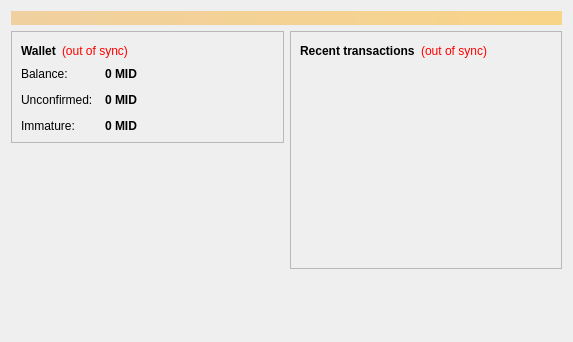
<?xml version="1.0" encoding="UTF-8"?>
<ui version="4.0">
 <class>OverviewPage</class>
 <widget class="QWidget" name="OverviewPage">
  <property name="geometry">
   <rect>
    <x>0</x>
    <y>0</y>
    <width>573</width>
    <height>342</height>
   </rect>
  </property>
  <property name="windowTitle">
   <string>Form</string>
  </property>
  <layout class="QVBoxLayout" name="topLayout">
   <item>
    <widget class="QLabel" name="labelAlerts">
     <property name="visible">
      <bool>false</bool>
     </property>
     <property name="styleSheet">
      <string notr="true">background-color: qlineargradient(x1: 0, y1: 0, x2: 1, y2: 0, stop:0 #F0D0A0, stop:1 #F8D488); color:#000000;</string>
     </property>
     <property name="wordWrap">
      <bool>true</bool>
     </property>
     <property name="margin">
      <number>3</number>
     </property>
    </widget>
   </item>
   <item>
    <layout class="QHBoxLayout" name="horizontalLayout" stretch="1,1">
     <item>
      <layout class="QVBoxLayout" name="verticalLayout_2">
       <item>
        <widget class="QFrame" name="frame">
         <property name="frameShape">
          <enum>QFrame::StyledPanel</enum>
         </property>
         <property name="frameShadow">
          <enum>QFrame::Raised</enum>
         </property>
         <layout class="QVBoxLayout" name="verticalLayout_4">
          <item>
           <layout class="QHBoxLayout" name="horizontalLayout_4">
            <item>
             <widget class="QLabel" name="label_5">
              <property name="font">
               <font>
                <weight>75</weight>
                <bold>true</bold>
               </font>
              </property>
              <property name="text">
               <string>Wallet</string>
              </property>
             </widget>
            </item>
            <item>
             <widget class="QLabel" name="labelWalletStatus">
              <property name="toolTip">
               <string>The displayed information may be out of date. Your wallet automatically synchronizes with the MidasCoin network after a connection is established, but this process has not completed yet.</string>
              </property>
              <property name="styleSheet">
               <string notr="true">QLabel { color: red; }</string>
              </property>
              <property name="text">
               <string notr="true">(out of sync)</string>
              </property>
              <property name="alignment">
               <set>Qt::AlignLeading|Qt::AlignLeft|Qt::AlignVCenter</set>
              </property>
             </widget>
            </item>
            <item>
             <spacer name="horizontalSpacer_2">
              <property name="orientation">
               <enum>Qt::Horizontal</enum>
              </property>
              <property name="sizeHint" stdset="0">
               <size>
                <width>40</width>
                <height>20</height>
               </size>
              </property>
             </spacer>
            </item>
           </layout>
          </item>
          <item>
           <layout class="QFormLayout" name="formLayout_2">
            <property name="fieldGrowthPolicy">
             <enum>QFormLayout::AllNonFixedFieldsGrow</enum>
            </property>
            <property name="horizontalSpacing">
             <number>12</number>
            </property>
            <property name="verticalSpacing">
             <number>12</number>
            </property>
            <item row="0" column="0">
             <widget class="QLabel" name="label">
              <property name="text">
               <string>Balance:</string>
              </property>
             </widget>
            </item>
            <item row="0" column="1">
             <widget class="QLabel" name="labelBalance">
              <property name="font">
               <font>
                <weight>75</weight>
                <bold>true</bold>
               </font>
              </property>
              <property name="cursor">
               <cursorShape>IBeamCursor</cursorShape>
              </property>
              <property name="toolTip">
               <string>Your current balance</string>
              </property>
              <property name="text">
               <string notr="true">0 MID</string>
              </property>
              <property name="textInteractionFlags">
               <set>Qt::LinksAccessibleByMouse|Qt::TextSelectableByKeyboard|Qt::TextSelectableByMouse</set>
              </property>
             </widget>
            </item>
            <item row="1" column="0">
             <widget class="QLabel" name="label_3">
              <property name="text">
               <string>Unconfirmed:</string>
              </property>
             </widget>
            </item>
            <item row="1" column="1">
             <widget class="QLabel" name="labelUnconfirmed">
              <property name="font">
               <font>
                <weight>75</weight>
                <bold>true</bold>
               </font>
              </property>
              <property name="cursor">
               <cursorShape>IBeamCursor</cursorShape>
              </property>
              <property name="toolTip">
               <string>Total of transactions that have yet to be confirmed, and do not yet count toward the current balance</string>
              </property>
              <property name="text">
               <string notr="true">0 MID</string>
              </property>
              <property name="textInteractionFlags">
               <set>Qt::LinksAccessibleByMouse|Qt::TextSelectableByKeyboard|Qt::TextSelectableByMouse</set>
              </property>
             </widget>
            </item>
            <item row="2" column="0">
             <widget class="QLabel" name="labelImmatureText">
              <property name="text">
               <string>Immature:</string>
              </property>
             </widget>
            </item>
            <item row="2" column="1">
             <widget class="QLabel" name="labelImmature">
              <property name="font">
               <font>
                <weight>75</weight>
                <bold>true</bold>
               </font>
              </property>
              <property name="toolTip">
               <string>Mined balance that has not yet matured</string>
              </property>
              <property name="text">
               <string notr="true">0 MID</string>
              </property>
              <property name="textInteractionFlags">
               <set>Qt::LinksAccessibleByMouse|Qt::TextSelectableByKeyboard|Qt::TextSelectableByMouse</set>
              </property>
             </widget>
            </item>
           </layout>
          </item>
         </layout>
        </widget>
       </item>
       <item>
        <spacer name="verticalSpacer">
         <property name="orientation">
          <enum>Qt::Vertical</enum>
         </property>
         <property name="sizeHint" stdset="0">
          <size>
           <width>20</width>
           <height>40</height>
          </size>
         </property>
        </spacer>
       </item>
      </layout>
     </item>
     <item>
      <layout class="QVBoxLayout" name="verticalLayout_3">
       <item>
        <widget class="QFrame" name="frame_2">
         <property name="frameShape">
          <enum>QFrame::StyledPanel</enum>
         </property>
         <property name="frameShadow">
          <enum>QFrame::Raised</enum>
         </property>
         <layout class="QVBoxLayout" name="verticalLayout">
          <item>
           <layout class="QHBoxLayout" name="horizontalLayout_2">
            <item>
             <widget class="QLabel" name="label_4">
              <property name="text">
               <string>&lt;b&gt;Recent transactions&lt;/b&gt;</string>
              </property>
             </widget>
            </item>
            <item>
             <widget class="QLabel" name="labelTransactionsStatus">
              <property name="toolTip">
               <string>The displayed information may be out of date. Your wallet automatically synchronizes with the MidasCoin network after a connection is established, but this process has not completed yet.</string>
              </property>
              <property name="styleSheet">
               <string notr="true">QLabel { color: red; }</string>
              </property>
              <property name="text">
               <string notr="true">(out of sync)</string>
              </property>
              <property name="alignment">
               <set>Qt::AlignRight|Qt::AlignTrailing|Qt::AlignVCenter</set>
              </property>
             </widget>
            </item>
            <item>
             <spacer name="horizontalSpacer">
              <property name="orientation">
               <enum>Qt::Horizontal</enum>
              </property>
              <property name="sizeHint" stdset="0">
               <size>
                <width>40</width>
                <height>20</height>
               </size>
              </property>
             </spacer>
            </item>
           </layout>
          </item>
          <item>
           <widget class="QListView" name="listTransactions">
            <property name="styleSheet">
             <string notr="true">QListView { background: transparent; }</string>
            </property>
            <property name="frameShape">
             <enum>QFrame::NoFrame</enum>
            </property>
            <property name="verticalScrollBarPolicy">
             <enum>Qt::ScrollBarAlwaysOff</enum>
            </property>
            <property name="horizontalScrollBarPolicy">
             <enum>Qt::ScrollBarAlwaysOff</enum>
            </property>
            <property name="selectionMode">
             <enum>QAbstractItemView::NoSelection</enum>
            </property>
           </widget>
          </item>
         </layout>
        </widget>
       </item>
       <item>
        <spacer name="verticalSpacer_2">
         <property name="orientation">
          <enum>Qt::Vertical</enum>
         </property>
         <property name="sizeHint" stdset="0">
          <size>
           <width>20</width>
           <height>40</height>
          </size>
         </property>
        </spacer>
       </item>
      </layout>
     </item>
    </layout>
   </item>
  </layout>
 </widget>
 <resources/>
 <connections/>
</ui>
